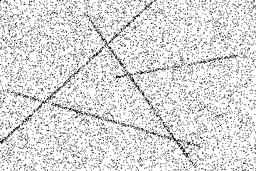
#> input picture Aufgabe5/noisy-lines.tif, 256 x 171 px, shrunk from 360 x 240 before the run
$ jupyter execute aufgabe05.ipynb
#> lines starting #> are read from the running program, lines starting #| are printed output that depends on the picture; after the words box and inside, x2 and y2 are one past the last pixel; in counts of white or black regions, pixels touching at a corner belong together
# Übung 5: Hough-Transformation

In dieser Uebung implementieren wir die Hough-Transformation fuer Geraden (HoughLines),
analog zum vorgegebenen Pseudocode. Der Code ist moduliert in:
1. HoughLines-Funktion (Aufbau von Acc, Center-Verschiebung, Aufruf Acc-Fuellung)
2. fillHoughAccumulator (Schleife ueber Bildkoordinaten)
3. doPixel (Berechnung von rho fuer jedes theta und Inkrement)

[cell 1]
import numpy as np
import matplotlib.pyplot as plt
from skimage import io, feature
from scipy.ndimage import maximum_filter


def HoughLines(image_edge, num_theta=180, num_rho=None):
    """
    Implementierung der Hough-Linien-Transformation nach Pseudocode.
    :param image_edge: Binärbild mit Kantenpunkten (0/1)
    :param num_theta: Anzahl Theta-Bins
    :param num_rho: Anzahl Rho-Bins (falls None, wird basierend auf Bildabschnitt berechnet)
    :return: accumulator (num_rho x num_theta), thetas, rhos
    """
    # Bilddimensionen
    ny, nx = image_edge.shape
    # Mittelpunkt des Bildes
    uc, vc = nx/2.0, ny/2.0
    # Theta-Vektor [0, pi)
    thetas = np.linspace(0, np.pi, num_theta, endpoint=False)
    # Maximaler Abstand (Diagonale)
    diag_len = np.hypot(nx, ny)
    if num_rho is None:
        num_rho = int(2*diag_len)
    # Rho-Vektor von -diag_len bis diag_len
    rhos = np.linspace(-diag_len, diag_len, num_rho)
    # Akkumulator initialisieren
    accumulator = np.zeros((num_rho, num_theta), dtype=int)
    # Precompute cos und sin
    cos_t = np.cos(thetas)
    sin_t = np.sin(thetas)
    # Fuellung des Akkumulators
    fillHoughAccumulator(image_edge, accumulator, uc, vc, rhos, cos_t, sin_t)
    return accumulator, thetas, rhos


# Füllfunktion
# Füllt den Akkumulator gemäss Pseudocode: Schleife ueber alle Pixel und doPixel-Aufruf
def fillHoughAccumulator(image_edge, accumulator, uc, vc, rhos, cos_t, sin_t):
    ny, nx = image_edge.shape
    num_rho, num_theta = accumulator.shape
    # Schleife ueber alle Bildkoordinaten
    for v in range(ny):
        for u in range(nx):
            if image_edge[v, u]:
                doPixel(u, v, accumulator, uc, vc, rhos, cos_t, sin_t)


# doPixel-Funktion
# Berechnet fuer jeden Theta den entsprechenden Rho, findet den naechsten Index und erhoeht Acc.
def doPixel(u, v, accumulator, uc, vc, rhos, cos_t, sin_t):
    # Verschieben zum Bildzentrum
    x = u - uc
    y = v - vc
    num_rho, num_theta = accumulator.shape
    # Fuer jedes Theta den Rho-Wert berechnen und Akkumulator erhoehen
    for t_idx in range(num_theta):
        rho_val = x * cos_t[t_idx] + y * sin_t[t_idx]
        # Index des naechstliegenden Rho
        # np.searchsorted ist schneller als abs-argmin
        r_idx = np.searchsorted(rhos, rho_val)
        if 0 <= r_idx < num_rho:
            accumulator[r_idx, t_idx] += 1

# Anwendung auf "noisy-lines"
# Bild laden und Canny-Kantendetektion
image = io.imread('noisy-lines.tif', as_gray=True)
#> image is the input picture: shape (171, 256); min 0, max 255, mean 219.6
edges = feature.canny(image, sigma=2)
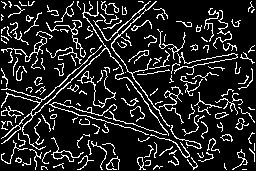
#> edges: shape (171, 256) bool; 14.4% white in thin lines or dots

# HoughLines aufrufen
acc, thetas, rhos = HoughLines(edges.astype(int), num_theta=180)
#> in HoughLines, `fillHoughAccumulator(image_edge, accumulator, uc, vc, rhos, cos_t, sin..`: image_edge: shape (171, 256) int64; values 0 (black) and 1 (white), 14.4% white in thin lines or dots
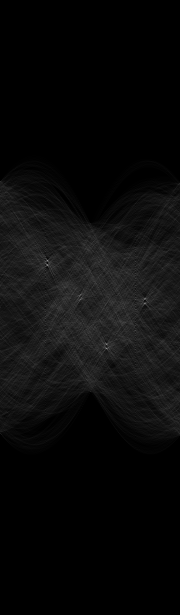
#> acc: shape (615, 180) int64; min 0, max 144, mean 10.2

# Darstellung des Hough-Akkumulators
plt.figure(figsize=(6,6))
plt.imshow(acc, extent=[0, np.pi, -rhos.max(), rhos.max()], aspect='auto', cmap='hot')
plt.xlabel('Theta [rad]')
plt.ylabel('Rho [px]')
plt.title('Hough-Akkumulator')
plt.colorbar()

# ## Thresholding und Visualisierung der Top-K-Kanten
K = 5  # Anzahl staerkste Linien
threshold = int(0.5 * acc.max())
# einfache Peak-Suche: lokales Maximum + Threshold
neighborhood = maximum_filter(acc, size=5)
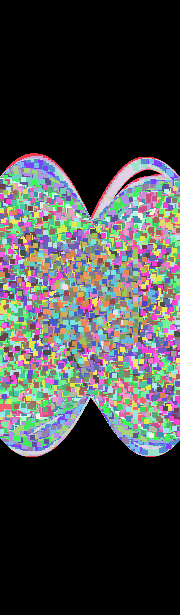
#> neighborhood: shape (615, 180) int64; 93 distinct labels, from 0 to 144; one colour per label, 0 black
peaks = (acc == neighborhood) & (acc > threshold)
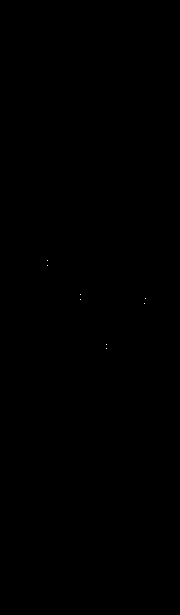
#> peaks: shape (615, 180) bool; 0.01% white in thin lines or dots, all inside (x1, y1, x2, y2) = (47, 260, 146, 349)
coords = np.argwhere(peaks)
# Top-K Waehlen
values = [acc[tuple(coord)] for coord in coords]
sorted_idx = np.argsort(values)[::-1][:K]
top_coords = coords[sorted_idx]

# %%
# Linien ins Bild zeichnen
plt.figure(figsize=(6,6))
plt.imshow(image, cmap='gray')
ny, nx = image.shape
uc, vc = nx/2.0, ny/2.0
for rho_idx, theta_idx in top_coords:
    rho = rhos[rho_idx]
    theta = thetas[theta_idx]
    # Bildkoordinaten u in [0, nx]
    u_vals = np.array([0, nx])
    # Rücktransformation: (u-uc)*cos + (v-vc)*sin = rho  =>  v = ((rho - (u-uc)*cos)/sin) + vc
    if np.sin(theta) != 0:
        v_vals = (rho - (u_vals - uc) * np.cos(theta)) / np.sin(theta) + vc
        plt.plot(u_vals, v_vals, '-r')
#> this loop made 5 passes
#> (rho_idx, theta_idx) on passes 1 to 5: (348, 106), (260, 47), (344, 106), (265, 47), (303, 144)
plt.title(f'Detektion der Top {K} Linien')
plt.axis('off')
#> Out = (-0.5, 268.8, 272.5, -116)
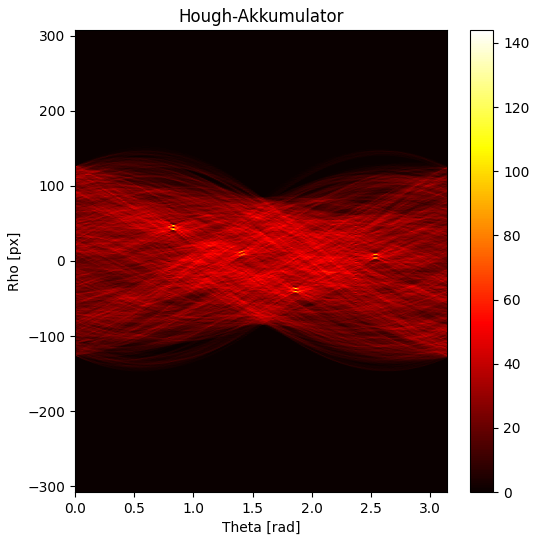
#> figure drawn by matplotlib, 2 panels
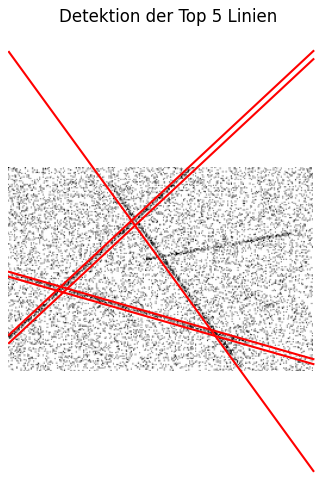
#> figure drawn by matplotlib, 1 panel
